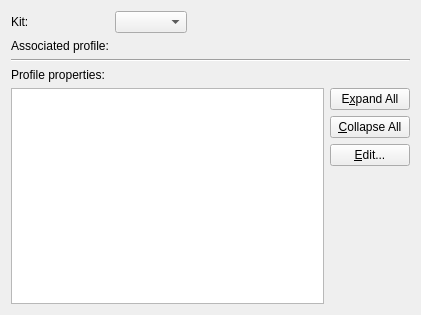
<?xml version="1.0" encoding="UTF-8"?>
<ui version="4.0">
 <class>BusyProjectManager::Internal::BusyProfilesSettingsWidget</class>
 <widget class="QWidget" name="BusyProjectManager::Internal::BusyProfilesSettingsWidget">
  <property name="geometry">
   <rect>
    <x>0</x>
    <y>0</y>
    <width>421</width>
    <height>315</height>
   </rect>
  </property>
  <property name="windowTitle">
   <string>Form</string>
  </property>
  <layout class="QVBoxLayout" name="verticalLayout_2">
   <item>
    <layout class="QFormLayout" name="formLayout">
     <item row="0" column="0">
      <widget class="QLabel" name="kitLabel">
       <property name="text">
        <string>Kit:</string>
       </property>
      </widget>
     </item>
     <item row="0" column="1">
      <layout class="QHBoxLayout" name="horizontalLayout">
       <item>
        <widget class="QComboBox" name="kitsComboBox"/>
       </item>
       <item>
        <spacer name="horizontalSpacer">
         <property name="orientation">
          <enum>Qt::Horizontal</enum>
         </property>
         <property name="sizeHint" stdset="0">
          <size>
           <width>40</width>
           <height>20</height>
          </size>
         </property>
        </spacer>
       </item>
      </layout>
     </item>
     <item row="1" column="0">
      <widget class="QLabel" name="profileKeyLabel">
       <property name="text">
        <string>Associated profile:</string>
       </property>
      </widget>
     </item>
     <item row="1" column="1">
      <widget class="QLabel" name="profileValueLabel">
       <property name="text">
        <string/>
       </property>
      </widget>
     </item>
    </layout>
   </item>
   <item>
    <widget class="Line" name="line">
     <property name="orientation">
      <enum>Qt::Horizontal</enum>
     </property>
    </widget>
   </item>
   <item>
    <widget class="QLabel" name="propertiesLabel">
     <property name="text">
      <string>Profile properties:</string>
     </property>
    </widget>
   </item>
   <item>
    <layout class="QHBoxLayout" name="horizontalLayout_2">
     <item>
      <widget class="QTreeView" name="propertiesView"/>
     </item>
     <item>
      <layout class="QVBoxLayout" name="verticalLayout">
       <item>
        <widget class="QPushButton" name="expandButton">
         <property name="text">
          <string>E&amp;xpand All</string>
         </property>
        </widget>
       </item>
       <item>
        <widget class="QPushButton" name="collapseButton">
         <property name="text">
          <string>&amp;Collapse All</string>
         </property>
        </widget>
       </item>
       <item>
        <widget class="QPushButton" name="editButton">
         <property name="text">
          <string>&amp;Edit...</string>
         </property>
        </widget>
       </item>
       <item>
        <spacer name="verticalSpacer">
         <property name="orientation">
          <enum>Qt::Vertical</enum>
         </property>
         <property name="sizeHint" stdset="0">
          <size>
           <width>20</width>
           <height>40</height>
          </size>
         </property>
        </spacer>
       </item>
      </layout>
     </item>
    </layout>
   </item>
  </layout>
 </widget>
 <resources/>
 <connections/>
</ui>
